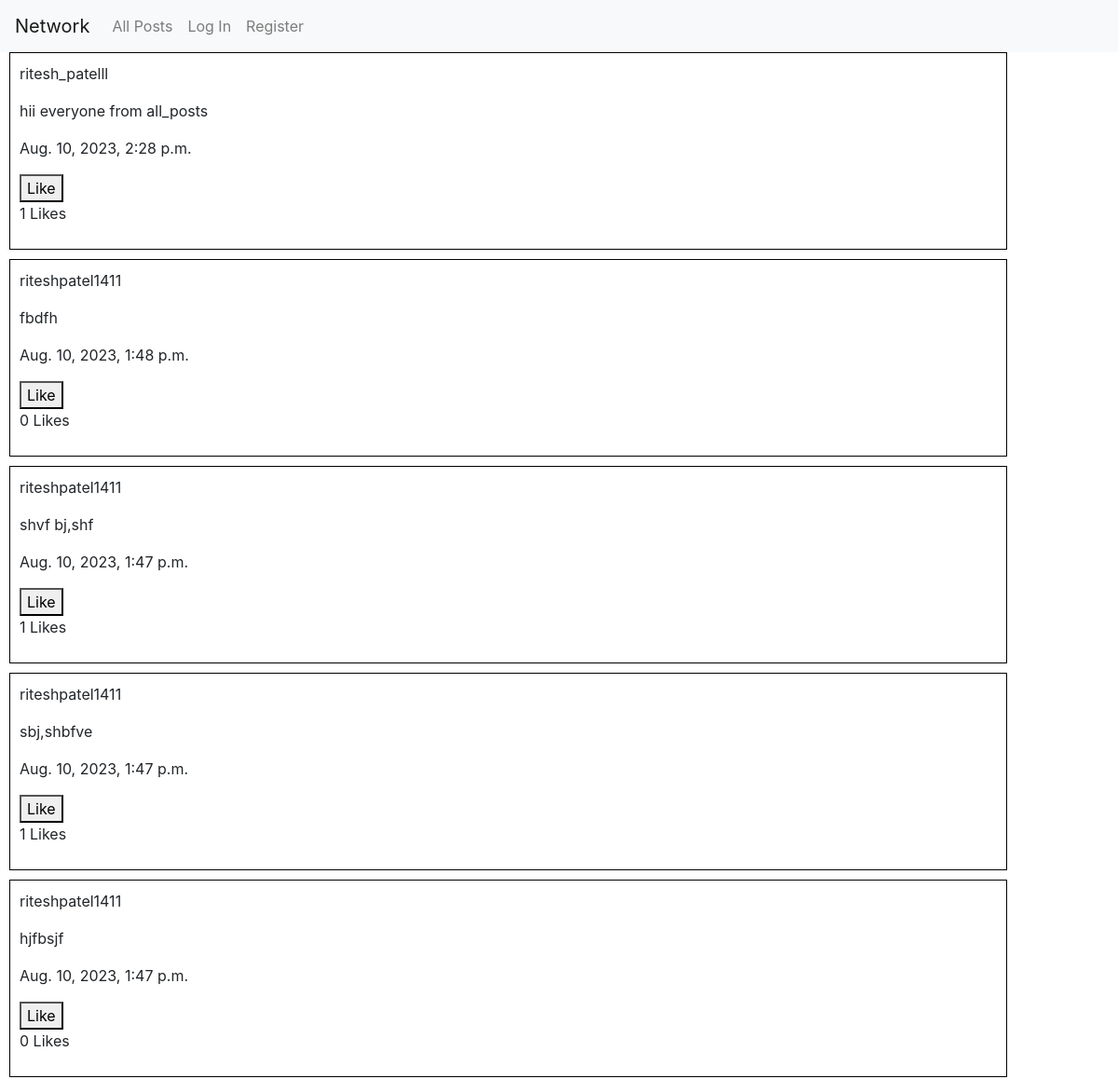
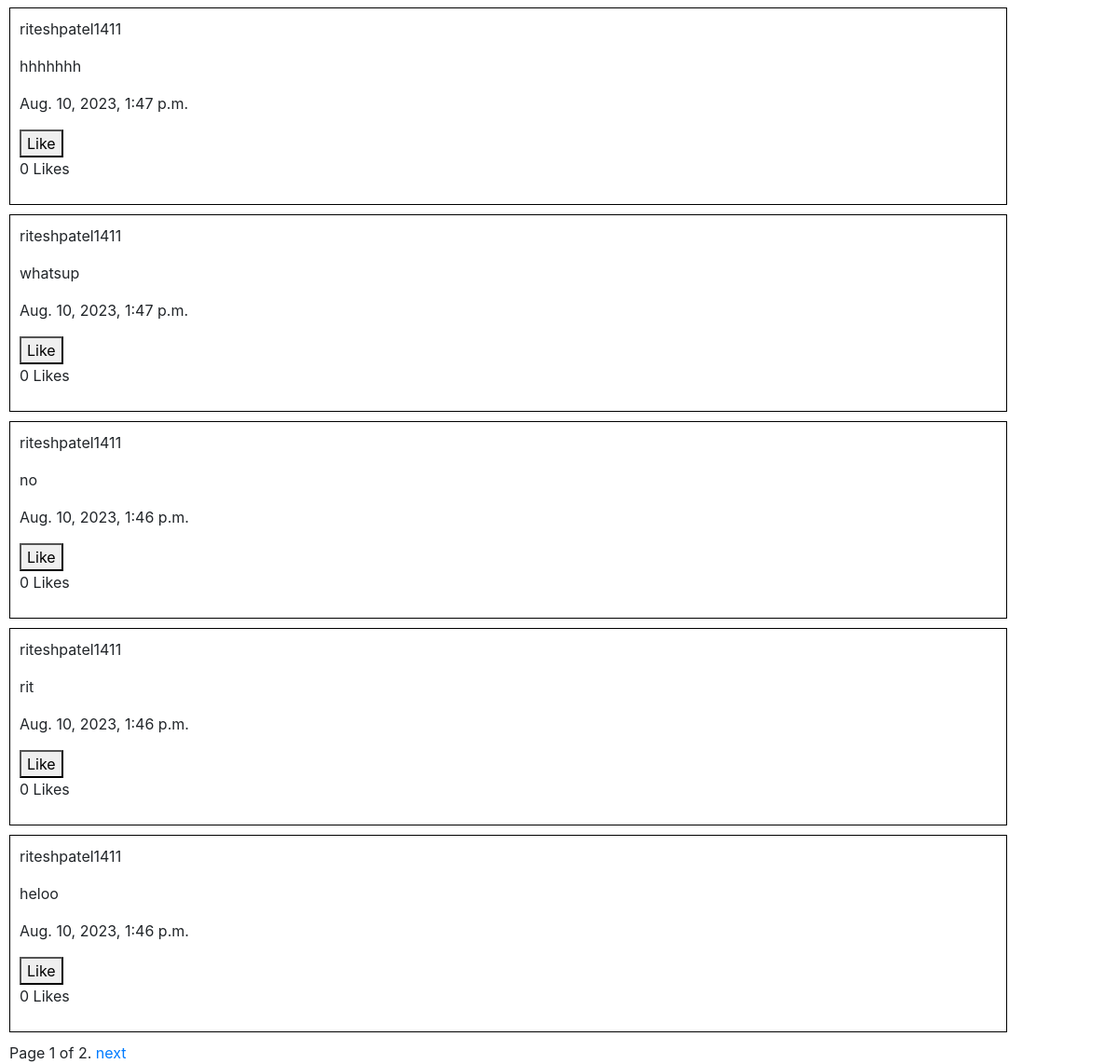
Page /all_posts on the committed database (2 pictures, top to bottom).
### network/models.py (models this page shows, shortened)
class Post(models.Model):
    user = models.ForeignKey(User, on_delete=models.CASCADE, related_name="posts")
    content = models.TextField(blank=True)
    timestamp = models.DateTimeField(auto_now_add=True)
    likes = models.ManyToManyField(User, blank=True, related_name='post_likes')

class User(AbstractUser):
    following = models.ManyToManyField('User', related_name='followers', blank=True)

### network/views.py (the view)
# urls.py: path("all_posts", views.all_posts, name="all_posts"),
def all_posts(request):
    posts = Post.objects.all().order_by('-timestamp')
    paginator = Paginator(posts, 10)  # Show 10 posts per page.
    page_number = request.GET.get('page')
    page_obj = paginator.get_page(page_number)
    return render(request, "network/all_posts.html", {"page_obj": page_obj})

### network/templates/network/all_posts.html (shortened to what this page needs)
{% extends "network/layout.html" %}
{% block body %}
    {% for post in page_obj %}
        <div class="post" data-post-id="{{ post.id }}">
            <p>{{ post.user }}</p>
            <p id="post-content-{{ forloop.counter0 }}">{{ post.content }}</p>
            <p>{{ post.timestamp }}</p>
            {% include 'components/like_unlike.html' %}
        </div>
    {% endfor %}
    <div class="pagination">
        <span class="step-links">
            <span class="current">
            Page {{ page_obj.number }} of {{ page_obj.paginator.num_pages }}.
            </span>
            {% if page_obj.has_next %}
            <a href="?page={{ page_obj.next_page_number }}">next</a>
            {% endif %}
        </span>
    </div>
{% endblock %}

### network/templates/network/layout.html (shortened to what this page needs)
{% load static %}
<!DOCTYPE html>
<html lang="en">
    <head>
        <link rel="stylesheet" href="https://stackpath.bootstrapcdn.com/bootstrap/4.4.1/css/bootstrap.min.css">
        <link href="{% static 'network/styles.css' %}" rel="stylesheet">
    </head>
    <body>
        <nav class="navbar navbar-expand-lg navbar-light bg-light">
            <a class="navbar-brand" href="/">Network</a>
            <div>
              <ul class="navbar-nav mr-auto">
                <li class="nav-item">
                  <a class="nav-link" href="{% url 'all_posts' %}">All Posts</a>
                </li>
                {% if user.is_authenticated %}
                    <li class="nav-item">
                        <a class="nav-link" href="{% url 'following_posts' %}">Following</a>
                    </li>
                    <li class="nav-item">
                        <a class="nav-link" href="{% url 'logout' %}">Log Out</a>
                    </li>
                {% else %}
                    <li class="nav-item">
                        <a class="nav-link" href="{% url 'login' %}">Log In</a>
                    </li>
                    <li class="nav-item">
                        <a class="nav-link" href="{% url 'register' %}">Register</a>
                    </li>
                {% endif %}
              </ul>
            </div>
          </nav>
        <div class="body">
            {% block body %}
            {% endblock %}
        </div>
    </body>
</html>

### network/templates/components/like_unlike.html (shortened to what this page needs)
<button class="like-button" data-post-id="{{ post.id }}">
    {% if request.user in post.likes.all %}
        Unlike
    {% else %}
        Like
    {% endif %}
</button>
<p class="like-count" data-post-id="{{ post.id }}">{{ post.likes.count }} Likes</p>

### network/static/network/styles.css (style rules this page uses)
.body { display: grid; grid-gap: 10px; margin-left: 10px; }
.post { border: 1px solid black; width: 90%; padding: 10px; }

### rows in the picture
Post: user "ritesh_patelll", content "hii everyone from all_posts", timestamp "Aug. 10, 2023, 2:28 p.m.", shows "Like", likes.count "1"
Post: user "riteshpatel1411", content "fbdfh", timestamp "Aug. 10, 2023, 1:48 p.m.", shows "Like", likes.count "0"
Post: user "riteshpatel1411", content "shvf bj,shf", timestamp "Aug. 10, 2023, 1:47 p.m.", shows "Like", likes.count "1"
Post: user "riteshpatel1411", content "sbj,shbfve", timestamp "Aug. 10, 2023, 1:47 p.m.", shows "Like", likes.count "1"
Post: user "riteshpatel1411", content "hjfbsjf", timestamp "Aug. 10, 2023, 1:47 p.m.", shows "Like", likes.count "0"
Post: user "riteshpatel1411", content "hhhhhhh", timestamp "Aug. 10, 2023, 1:47 p.m.", shows "Like", likes.count "0"
Post: user "riteshpatel1411", content "whatsup", timestamp "Aug. 10, 2023, 1:47 p.m.", shows "Like", likes.count "0"
Post: user "riteshpatel1411", content "no", timestamp "Aug. 10, 2023, 1:46 p.m.", shows "Like", likes.count "0"
Post: user "riteshpatel1411", content "rit", timestamp "Aug. 10, 2023, 1:46 p.m.", shows "Like", likes.count "0"
Post: user "riteshpatel1411", content "heloo", timestamp "Aug. 10, 2023, 1:46 p.m.", shows "Like", likes.count "0"

### other values in the picture
{{ page_obj.number }} "1"
{{ page_obj.paginator.num_pages }} "2"
